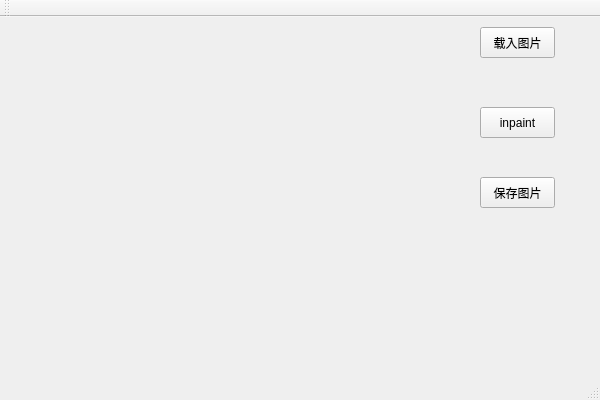
<?xml version="1.0" encoding="UTF-8"?>
<ui version="4.0">
 <class>inpaintClass</class>
 <widget class="QMainWindow" name="inpaintClass">
  <property name="geometry">
   <rect>
    <x>0</x>
    <y>0</y>
    <width>600</width>
    <height>400</height>
   </rect>
  </property>
  <property name="windowTitle">
   <string>inpaint</string>
  </property>
  <widget class="QWidget" name="centralWidget">
   <widget class="QPushButton" name="loadButton">
    <property name="geometry">
     <rect>
      <x>480</x>
      <y>10</y>
      <width>75</width>
      <height>31</height>
     </rect>
    </property>
    <property name="text">
     <string>载入图片</string>
    </property>
   </widget>
   <widget class="QPushButton" name="saveButton">
    <property name="geometry">
     <rect>
      <x>480</x>
      <y>160</y>
      <width>75</width>
      <height>31</height>
     </rect>
    </property>
    <property name="text">
     <string>保存图片</string>
    </property>
   </widget>
   <widget class="QLabel" name="label">
    <property name="geometry">
     <rect>
      <x>0</x>
      <y>0</y>
      <width>431</width>
      <height>331</height>
     </rect>
    </property>
    <property name="maximumSize">
     <size>
      <width>431</width>
      <height>16777215</height>
     </size>
    </property>
    <property name="styleSheet">
     <string notr="true"/>
    </property>
    <property name="text">
     <string/>
    </property>
    <property name="alignment">
     <set>Qt::AlignLeading|Qt::AlignLeft|Qt::AlignTop</set>
    </property>
   </widget>
   <widget class="QPushButton" name="inpaintButton">
    <property name="geometry">
     <rect>
      <x>480</x>
      <y>90</y>
      <width>75</width>
      <height>31</height>
     </rect>
    </property>
    <property name="text">
     <string>inpaint</string>
    </property>
   </widget>
  </widget>
  <widget class="QMenuBar" name="menuBar">
   <property name="geometry">
    <rect>
     <x>0</x>
     <y>0</y>
     <width>600</width>
     <height>21</height>
    </rect>
   </property>
  </widget>
  <widget class="QToolBar" name="mainToolBar">
   <attribute name="toolBarArea">
    <enum>TopToolBarArea</enum>
   </attribute>
   <attribute name="toolBarBreak">
    <bool>false</bool>
   </attribute>
  </widget>
  <widget class="QStatusBar" name="statusBar"/>
 </widget>
 <layoutdefault spacing="6" margin="11"/>
 <resources>
  <include location="inpaint.qrc"/>
 </resources>
 <connections/>
</ui>
